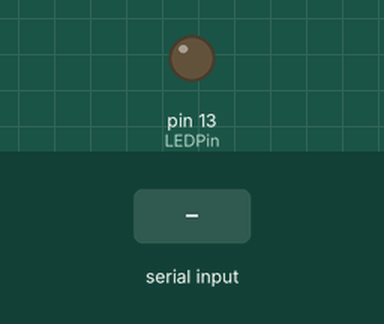
Bench run of a sketch on a simulated Arduino Uno, built with avr-gcc and run on an emulated ATmega328P. On the bench: output pins drawn as LEDs (lit = HIGH). The test bench sets the inputs (shaded band).

Above: at 1.2 s.
1.3 s: "1\n" received over the second serial link
At 2.2 s:
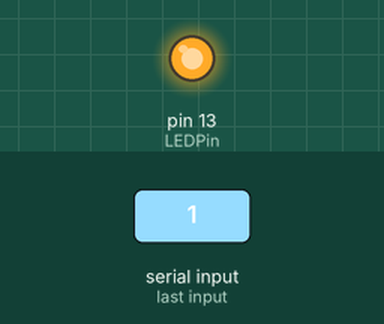
2.8 s: "0\n" received over the second serial link
At 3.8 s:
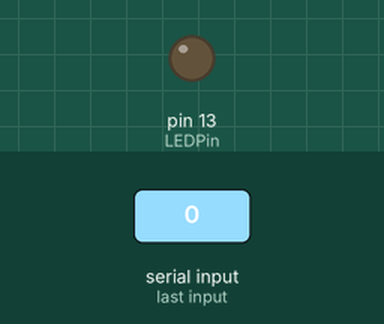
Timing chart, 0 to 5.8 s (numbered marks = the images above; inputs shaded):
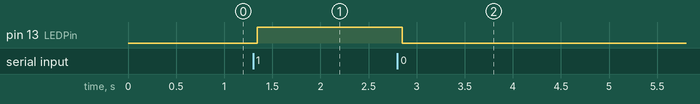

Measured:
- after the input at 1.3 s, pin 13 (LEDPin): LOW → HIGH at once
- after the input at 2.8 s, pin 13 (LEDPin): HIGH → LOW after 0.05 s

The sketch:

led_blink_from_raspi.ino
```cpp
#include <SoftwareSerial.h> //Serial library

/**
   Arduino connection HC-05 connection:
   HC-05  | Arduino
   TX     | 5
   RX     | 6
*/
// Here, we exchange them -
SoftwareSerial bt (5, 6); //RX, TX (Switched on the Bluetooth - RX -> TX | TX -> RX)
int LEDPin = 13; //LED PIN on Arduino
int btdata;

void setup() {
  bt.begin(9600);
  bt.print("Bluetooth ON. Press 1 or 0 to blink LED..");
  pinMode (LEDPin, OUTPUT);
}

void loop() {

  if (bt.available()) {
    btdata = bt.read();
    //    blinkLED(btdata)/;
    if (btdata == '1') {
      //if 1
      digitalWrite (LEDPin, HIGH);
      bt.print("LED ON!");
      bt.print("\n");
    }
    if (btdata == '0') {
      //if 0
      digitalWrite (LEDPin, LOW);
      bt.print("LED OFF!");
      bt.print("\n");
    }
  }
  delay (100); //prepare for data
}
```
